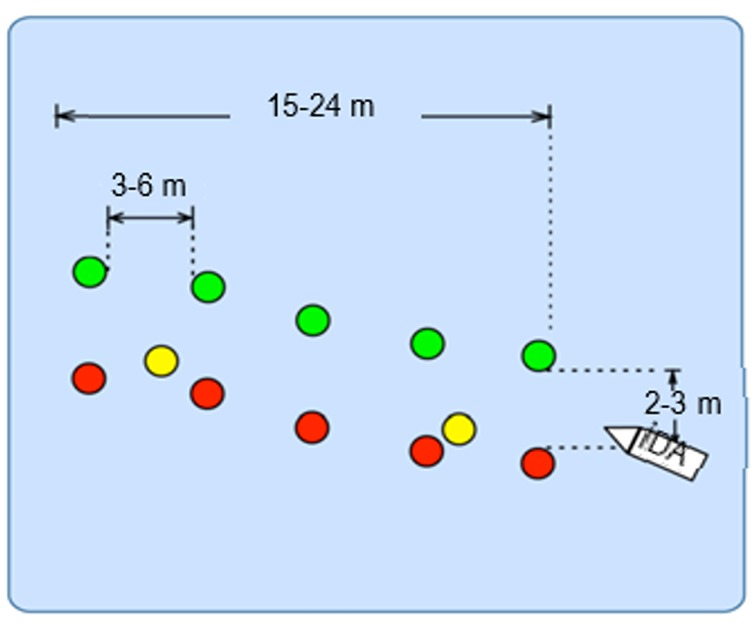
#> input picture UnmannedMarineVehicle/BoatControl-BoatCamera/BoatRoute.jpg, 756 x 624 px, given in place of the camera
$ python 'cv kareyle gosteren.py'
#> lines starting #> are read from the running program, lines starting #| are printed output that depends on the picture; after the words box and inside, x2 and y2 are one past the last pixel; in counts of white or black regions, pixels touching at a corner belong together
import cv2
import numpy as np

# Kamera başlatma
cap = cv2.VideoCapture(0)

def renk_tespiti(frame, lower_color, upper_color):
    hsv = cv2.cvtColor(frame, cv2.COLOR_BGR2HSV)
    mask = cv2.inRange(hsv, lower_color, upper_color)
    return mask

def kontur_bul(mask, min_area):
    contours, _ = cv2.findContours(mask, cv2.RETR_TREE, cv2.CHAIN_APPROX_SIMPLE)
    max_area = 0
    second_max_area = 0
    max_center = None
    second_max_center = None

    for contour in contours:
        area = cv2.contourArea(contour)
        if area > min_area:
            M = cv2.moments(contour)
            if M['m00'] != 0:
                cX = int(M['m10'] / M['m00'])
                cY = int(M['m01'] / M['m00'])
                if area > max_area:
                    second_max_area = max_area
                    second_max_center = max_center
                    max_area = area
                    max_center = (cX, cY)
                elif area > second_max_area:
                    second_max_area = area
                    second_max_center = (cX, cY)

    return max_center, second_max_center

lower_red = np.array([0, 120, 70])
upper_red = np.array([10, 255, 255])
lower_green = np.array([40, 40, 40])
upper_green = np.array([70, 255, 255])

min_red_area = 300  # Kontur alanı için minimum değer
min_green_area = 300  # Kontur alanı için minimum değer

while True:
    ret, frame = cap.read()
#> frame is the input picture: shape (624, 756, 3); mean B, G, R 245.4, 222.2, 202.7

    if not ret:
        print("Kamera görüntüsü alınamadı!")
        break

    # Kırmızı ve yeşil topları tespit et
    red_mask = renk_tespiti(frame, lower_red, upper_red)
#> in renk_tespiti, `hsv = cv2.cvtColor(frame, cv2.COLOR_BGR2HSV)`: hsv: shape (624, 756, 3); mean H, S, V 101.9, 51.3, 249.5
#> in renk_tespiti, `mask = cv2.inRange(hsv, lower_color, upper_color)`:
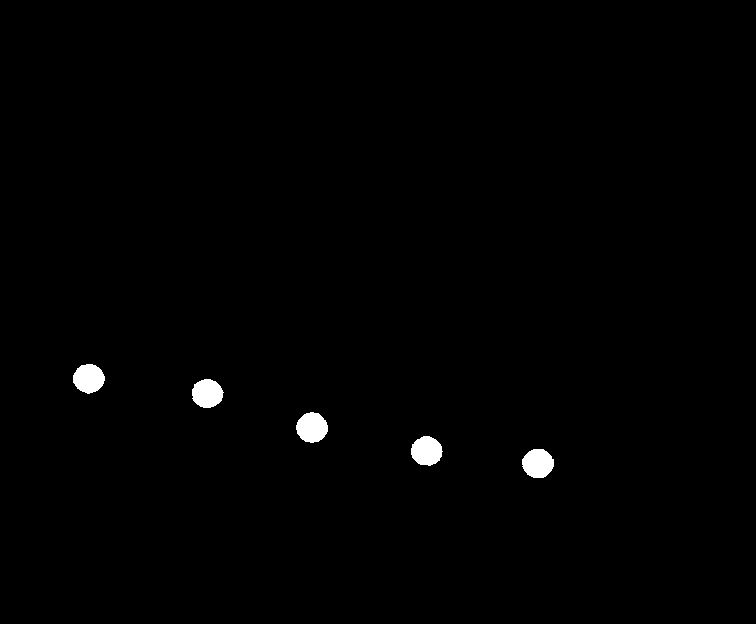
#> mask: shape (624, 756); 0.77% white; 5 white regions, box (x1, y1, x2, y2) and area: (296, 412, 328, 443) 749, (522, 449, 554, 478) 728, (411, 436, 443, 466) 725, (73, 364, 105, 394) 720, (192, 379, 224, 408) 711
    green_mask = renk_tespiti(frame, lower_green, upper_green)
#> in renk_tespiti (call 2), `mask = cv2.inRange(hsv, lower_color, upper_color)`:
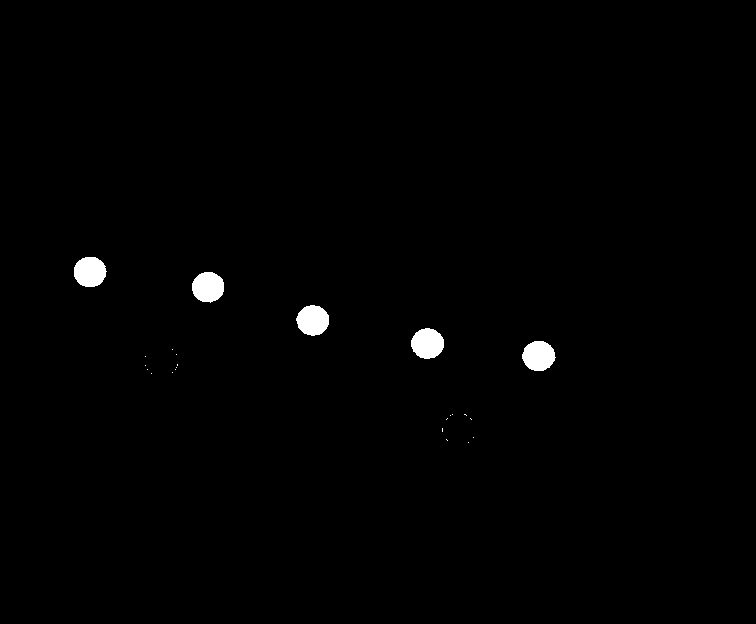
#> mask: shape (624, 756); 0.84% white; 24 white regions (19 under 20 px)

    # Topların merkez noktalarını bul (belirli bir alan sınırıyla)
    max_center_red, second_max_center_red = kontur_bul(red_mask, min_red_area)
#> in kontur_bul, `contours, _ = cv2.findContours(mask, cv2.RETR_TREE, cv2.CHAIN_APPROX_S..`: contours = 5 contours; box (x1, y1, x2, y2) and area: (296, 412, 328, 443) 706, (522, 449, 554, 478) 685, (411, 436, 443, 466) 682, (73, 364, 105, 394) 677, (192, 379, 224, 408) 668
#> the loop in kontur_bul, `for contour in contours:` made 5 passes
#> (area, cX, cY, second_max_area, second_max_center, max_area) on pass 3: (705.5, 311, 427, 685, (537, 463), 705.5)
#> (area, cX, cY, second_max_area) on pass 2: (681.5, 426, 450, 681.5)
#> after the loop in kontur_bul, `for contour in contours:`: max_area = 705.5; second_max_area = 685
#> max_center_red = (311, 427); second_max_center_red = (537, 463)
    max_center_green, second_max_center_green = kontur_bul(green_mask, min_green_area)
#> in kontur_bul (call 2), `contours, _ = cv2.findContours(mask, cv2.RETR_TREE, cv2.CHAIN_APPROX_S..`: contours = 24 contours, 19 with area under 20; largest, box (x1, y1, x2, y2) and area: (411, 328, 444, 359) 744, (74, 257, 107, 287) 740, (296, 305, 329, 336) 736, (192, 272, 224, 303) 734, (522, 341, 556, 371) 734
#> the loop in kontur_bul (call 2), `for contour in contours:` made 24 passes
#> (area, cX, cY, second_max_area, second_max_center, max_area) on pass 21: (744.5, 427, 343, 734, (538, 355), 744.5)
#> (area, cX, cY, second_max_area) on passes 22, 24: (736, 312, 319, 736), (740, 89, 271, 740)
#> max_center_green = (427, 343); second_max_center_green = (89, 271)

    # Eğer kırmızı ve yeşil toplar bulunamazsa devam et
    if not max_center_red or not max_center_green:
        continue

    # En büyük kırmızı ve yeşil konturlar arasındaki orta noktayı bul
    mid_way_max = ((max_center_red[0] + max_center_green[0]) // 2, (max_center_red[1] + max_center_green[1]) // 2)
#> mid_way_max = (369, 385)
    # İkinci en büyük kırmızı ve yeşil konturlar arasındaki orta noktayı bul
    if second_max_center_red and second_max_center_green:
        mid_way_second_max = ((second_max_center_red[0] + second_max_center_green[0]) // 2, (second_max_center_red[1] + second_max_center_green[1]) // 2)
#> mid_way_second_max = (313, 367)
    else:
        mid_way_second_max = None

    # Rota çizimi için noktaları birleştir
    if mid_way_second_max:
        route_points = [mid_way_max, mid_way_second_max]
#> route_points = [(369, 385), (313, 367)]
        cv2.line(frame, route_points[0], route_points[1], (0, 255, 0), 2)
#> frame: shape (624, 756, 3); 0.04% of pixels changed, all inside (x1, y1, x2, y2) = (312, 366, 371, 387)
    else:
        route_points = [mid_way_max]

    # Tüm merkez noktalarını ve rotayı çiz
    for center in [max_center_red, second_max_center_red, max_center_green, second_max_center_green]:
        if center:
            cv2.circle(frame, center, 5, (255, 0, 0), -1)
#> this loop made 4 passes
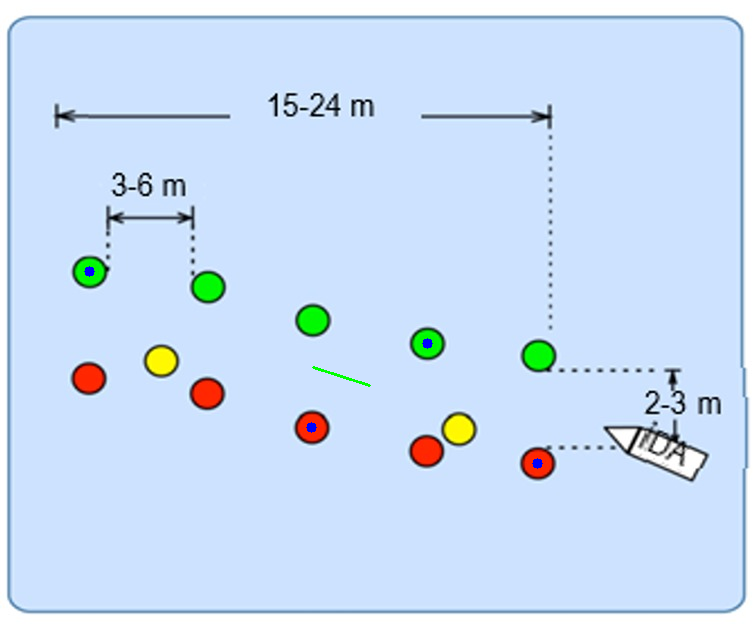
#> frame: shape (624, 756, 3); mean B, G, R 245.5, 222.1, 202.5

    if mid_way_second_max:
        cv2.circle(frame, mid_way_second_max, 5, (0, 255, 255), -1)
#> frame: shape (624, 756, 3); 0.02% of pixels changed, all inside (x1, y1, x2, y2) = (308, 362, 319, 373)
    cv2.circle(frame, mid_way_max, 5, (0, 255, 0), -1)
#> frame: shape (624, 756, 3); mean B, G, R 245.4, 222.1, 202.5

    # Sonuçları göster
    cv2.imshow("Frame", frame)

    # Çıkış için 'q' tuşuna bas
    if cv2.waitKey(1) & 0xFF == ord('q'):
#> (key q is pressed here)
        break

# Kamerayı serbest bırak ve pencereleri kapat
cap.release()
cv2.destroyAllWindows()
